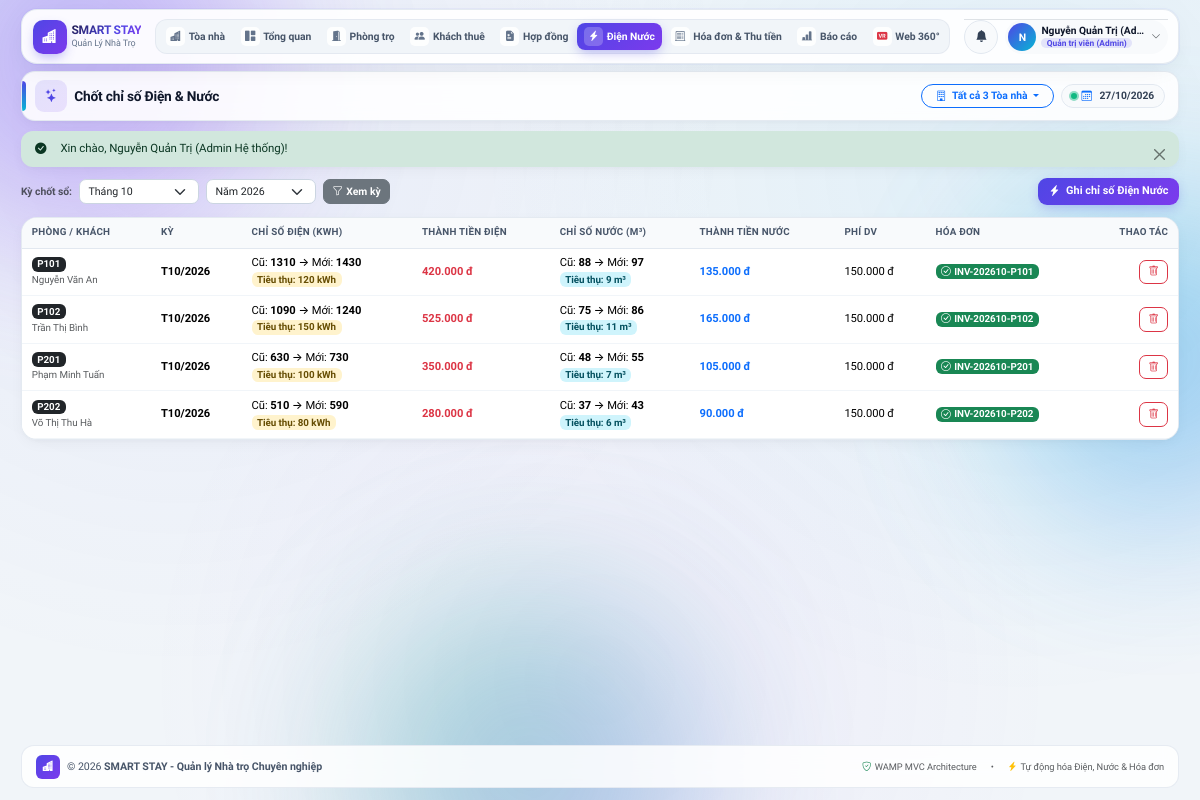
Page /utilities (signed in) on the committed database.
### tables this page shows
CREATE TABLE `utilities` (
  `id` INT UNSIGNED AUTO_INCREMENT PRIMARY KEY,
  `room_id` INT UNSIGNED NOT NULL,
  `contract_id` INT UNSIGNED DEFAULT NULL,
  `month` TINYINT UNSIGNED NOT NULL,
  `year` SMALLINT UNSIGNED NOT NULL,
  `old_electric` INT UNSIGNED NOT NULL DEFAULT 0,
  `new_electric` INT UNSIGNED NOT NULL DEFAULT 0,
  `electric_used` INT UNSIGNED NOT NULL DEFAULT 0,
  `electric_rate` DECIMAL(10,2) NOT NULL DEFAULT 3500.00,
  `electric_amount` DECIMAL(12,2) NOT NULL DEFAULT 0.00,
  `old_water` INT UNSIGNED NOT NULL DEFAULT 0,
  `new_water` INT UNSIGNED NOT NULL DEFAULT 0,
  `water_used` INT UNSIGNED NOT NULL DEFAULT 0,
  `water_rate` DECIMAL(10,2) NOT NULL DEFAULT 15000.00,
  `water_amount` DECIMAL(12,2) NOT NULL DEFAULT 0.00,
  `other_fee` DECIMAL(10,2) NOT NULL DEFAULT 150000.00,
  `recorded_at` DATE NOT NULL,
  `created_at` DATETIME NOT NULL DEFAULT CURRENT_TIMESTAMP,
  `updated_at` DATETIME NOT NULL DEFAULT CURRENT_TIMESTAMP ON UPDATE CURRENT_TIMESTAMP,
  UNIQUE KEY `uniq_room_month_year` (`room_id`, `month`, `year`),
  CONSTRAINT `fk_utilities_room` FOREIGN KEY (`room_id`) REFERENCES `rooms` (`id`) ON DELETE CASCADE,
  CONSTRAINT `fk_utilities_contract` FOREIGN KEY (`contract_id`) REFERENCES `contracts` (`id`) ON DELETE SET NULL
);

CREATE TABLE `rooms` (
  `id` INT UNSIGNED AUTO_INCREMENT PRIMARY KEY,
  `building_id` INT UNSIGNED NOT NULL DEFAULT 1,
  `room_type_id` INT UNSIGNED NOT NULL DEFAULT 1,
  `room_number` VARCHAR(20) NOT NULL UNIQUE,
  `floor` INT NOT NULL DEFAULT 1,
  `area` DECIMAL(6,2) NOT NULL DEFAULT 20.00,
  `price` DECIMAL(12,2) NOT NULL DEFAULT 2500000.00,
  `max_occupants` INT NOT NULL DEFAULT 2,
  `status` ENUM('available', 'occupied', 'maintenance') NOT NULL DEFAULT 'available',
  `amenities` VARCHAR(255) DEFAULT 'Máy lạnh, Nước nóng, Wifi, Kệ bếp, WC riêng',
  `description` TEXT DEFAULT NULL,
  `created_at` DATETIME NOT NULL DEFAULT CURRENT_TIMESTAMP,
  `updated_at` DATETIME NOT NULL DEFAULT CURRENT_TIMESTAMP ON UPDATE CURRENT_TIMESTAMP
);

CREATE TABLE `tenants` (
  `id` INT UNSIGNED AUTO_INCREMENT PRIMARY KEY,
  `user_id` INT UNSIGNED DEFAULT NULL,
  `full_name` VARCHAR(100) NOT NULL,
  `cccd` VARCHAR(20) NOT NULL UNIQUE,
  `phone` VARCHAR(20) NOT NULL,
  `email` VARCHAR(100) DEFAULT NULL,
  `dob` DATE DEFAULT NULL,
  `gender` ENUM('Nam', 'Nữ', 'Khác') NOT NULL DEFAULT 'Nam',
  `hometown` VARCHAR(150) DEFAULT NULL,
  `occupation` VARCHAR(100) DEFAULT NULL,
  `emergency_contact` VARCHAR(100) DEFAULT NULL,
  `status` ENUM('staying', 'moved_out') NOT NULL DEFAULT 'staying',
  `created_at` DATETIME NOT NULL DEFAULT CURRENT_TIMESTAMP,
  `updated_at` DATETIME NOT NULL DEFAULT CURRENT_TIMESTAMP ON UPDATE CURRENT_TIMESTAMP,
  CONSTRAINT `fk_tenants_user` FOREIGN KEY (`user_id`) REFERENCES `users` (`id`) ON DELETE SET NULL
);

CREATE TABLE `invoices` (
  `id` INT UNSIGNED AUTO_INCREMENT PRIMARY KEY,
  `invoice_code` VARCHAR(30) NOT NULL UNIQUE,
  `invoice_type` ENUM('monthly', 'move_in', 'move_out') NOT NULL DEFAULT 'monthly',
  `contract_id` INT UNSIGNED NOT NULL,
  `room_id` INT UNSIGNED NOT NULL,
  `tenant_id` INT UNSIGNED NOT NULL,
  `utility_id` INT UNSIGNED DEFAULT NULL,
  `month` TINYINT UNSIGNED NOT NULL,
  `year` SMALLINT UNSIGNED NOT NULL,
  `room_fee` DECIMAL(12,2) NOT NULL DEFAULT 0.00,
  `electric_fee` DECIMAL(12,2) NOT NULL DEFAULT 0.00,
  `water_fee` DECIMAL(12,2) NOT NULL DEFAULT 0.00,
  `service_fee` DECIMAL(12,2) NOT NULL DEFAULT 0.00,
  `deposit_fee` DECIMAL(12,2) NOT NULL DEFAULT 0.00,
  `deposit_refund` DECIMAL(12,2) NOT NULL DEFAULT 0.00,
  `discount` DECIMAL(12,2) NOT NULL DEFAULT 0.00,
  `total_amount` DECIMAL(12,2) NOT NULL DEFAULT 0.00,
  `paid_amount` DECIMAL(12,2) NOT NULL DEFAULT 0.00,
  `status` ENUM('unpaid', 'partial', 'paid', 'overdue', 'cancelled') NOT NULL DEFAULT 'unpaid',
  `due_date` DATE NOT NULL,
  `notes` TEXT DEFAULT NULL,
  `created_at` DATETIME NOT NULL DEFAULT CURRENT_TIMESTAMP,
  `updated_at` DATETIME NOT NULL DEFAULT CURRENT_TIMESTAMP ON UPDATE CURRENT_TIMESTAMP,
  UNIQUE KEY `uniq_invoice_room_month_year` (`room_id`, `month`, `year`),
  CONSTRAINT `fk_invoices_contract` FOREIGN KEY (`contract_id`) REFERENCES `contracts` (`id`) ON DELETE RESTRICT,
  CONSTRAINT `fk_invoices_room` FOREIGN KEY (`room_id`) REFERENCES `rooms` (`id`) ON DELETE RESTRICT,
  CONSTRAINT `fk_invoices_tenant` FOREIGN KEY (`tenant_id`) REFERENCES `tenants` (`id`) ON DELETE RESTRICT,
  CONSTRAINT `fk_invoices_utility` FOREIGN KEY (`utility_id`) REFERENCES `utilities` (`id`) ON DELETE SET NULL
);

### app/Views/utilities/index.php (the view, shortened to what the rows shown need)
<div class="card border-0 shadow-sm">
    <div class="card-body p-0">
        <div class="table-responsive">
            <table class="table table-hover align-middle mb-0">
                <thead class="table-light">
                    <tr>
                        <th>Phòng / Khách</th>
                        <th>Kỳ</th>
                        <th>Chỉ số Điện (kWh)</th>
                        <th>Thành tiền Điện</th>
                        <th>Chỉ số Nước (m&sup3;)</th>
                        <th>Thành tiền Nước</th>
                        <th>Phí DV</th>
                        <th>Hóa đơn</th>
                        <th class="text-end">Thao tác</th>
                    </tr>
                </thead>
                <tbody>
                    <?php if (empty($utilities)): ?>
                        <tr><td colspan="9" class="text-center py-4 text-muted">Chưa có bản ghi chỉ số điện nước trong kỳ này.</td></tr>
                    <?php else: ?>
                        <?php foreach ($utilities as $u): ?>
                            <tr>
                                <td>
                                    <span class="badge bg-dark"><?= CoreHelper::e($u['room_number']) ?></span>
                                    <div class="small text-muted"><?= CoreHelper::e($u['tenant_name'] ?: '-') ?></div>
                                </td>
                                <td class="fw-semibold">T<?= (int) $u['month'] ?>/<?= (int) $u['year'] ?></td>
                                <td class="small">
                                    <div>Cũ: <strong><?= (int) $u['old_electric'] ?></strong> &rarr; Mới: <strong><?= (int) $u['new_electric'] ?></strong></div>
                                    <span class="badge bg-warning-subtle text-warning-emphasis">Tiêu thụ: <?= (int) $u['electric_used'] ?> kWh</span>
                                </td>
                                <td class="fw-semibold text-danger"><?= CoreHelper::formatCurrency($u['electric_amount']) ?></td>
                                <td class="small">
                                    <div>Cũ: <strong><?= (int) $u['old_water'] ?></strong> &rarr; Mới: <strong><?= (int) $u['new_water'] ?></strong></div>
                                    <span class="badge bg-info-subtle text-info-emphasis">Tiêu thụ: <?= (int) $u['water_used'] ?> m&sup3;</span>
                                </td>
                                <td class="fw-semibold text-primary"><?= CoreHelper::formatCurrency($u['water_amount']) ?></td>
                                <td><?= CoreHelper::formatCurrency($u['other_fee']) ?></td>
                                <td>
                                    <?php if (!empty($u['invoice_id'])): ?>
                                        <a href="<?= CoreHelper::url('/invoices/detail', ['id' => $u['invoice_id']]) ?>" class="badge bg-success text-decoration-none">
                                            <i class="bi bi-check-circle me-1"></i><?= CoreHelper::e($u['invoice_code']) ?>
                                        </a>
                                    <?php else: ?>
                                        <a href="<?= CoreHelper::url('/invoices/create', ['utility_id' => $u['id']]) ?>" class="btn btn-xs btn-outline-primary py-0 px-2 small">
                                            + Tạo hóa đơn
                                        </a>
                                    <?php endif; ?>
                                </td>
                                <td class="text-end">
                                    <?php if (CoreHelper::hasRole('admin')): ?>
                                        <form method="POST" action="<?= CoreHelper::url('/utilities/delete') ?>" class="d-inline" onsubmit="return confirm('Xóa chỉ số điện nước này?');">
                                            <button type="submit" class="btn btn-sm btn-outline-danger"><i class="bi bi-trash"></i></button>
                                        </form>
                                    <?php endif; ?>
                                </td>
                            </tr>
                        <?php endforeach; ?>
                    <?php endif; ?>
                </tbody>
            </table>
        </div>
    </div>
</div>

### rows in the picture
utilities: room.room_number "P101", tenants.full_name "Nguyễn Văn An", month "10", year "2026", old_electric "1310", new_electric "1430", electric_used "120", electric_amount "420.000 đ", old_water "88", new_water "97", water_used "9", water_amount "135.000 đ", other_fee "150.000 đ", invoices.invoice_code "INV-202610-P101"
utilities: room.room_number "P102", tenants.full_name "Trần Thị Bình", month "10", year "2026", old_electric "1090", new_electric "1240", electric_used "150", electric_amount "525.000 đ", old_water "75", new_water "86", water_used "11", water_amount "165.000 đ", other_fee "150.000 đ", invoices.invoice_code "INV-202610-P102"
utilities: room.room_number "P201", tenants.full_name "Phạm Minh Tuấn", month "10", year "2026", old_electric "630", new_electric "730", electric_used "100", electric_amount "350.000 đ", old_water "48", new_water "55", water_used "7", water_amount "105.000 đ", other_fee "150.000 đ", invoices.invoice_code "INV-202610-P201"
utilities: room.room_number "P202", tenants.full_name "Võ Thị Thu Hà", month "10", year "2026", old_electric "510", new_electric "590", electric_used "80", electric_amount "280.000 đ", old_water "37", new_water "43", water_used "6", water_amount "90.000 đ", other_fee "150.000 đ", invoices.invoice_code "INV-202610-P202"

### other values in the picture
CoreHelper::e($currentUser['full_name']) "Nguyễn Quản Trị (Ad…"
$roleBadge['label'] "Quản trị viên (Admin)"
CoreHelper::e($pageTitle ?? 'Bảng điều khiển') "Chốt chỉ số Điện & Nước"
CoreHelper::e($flash['message']) "Xin chào, Nguyễn Quản Trị (Admin Hệ thống)!"
